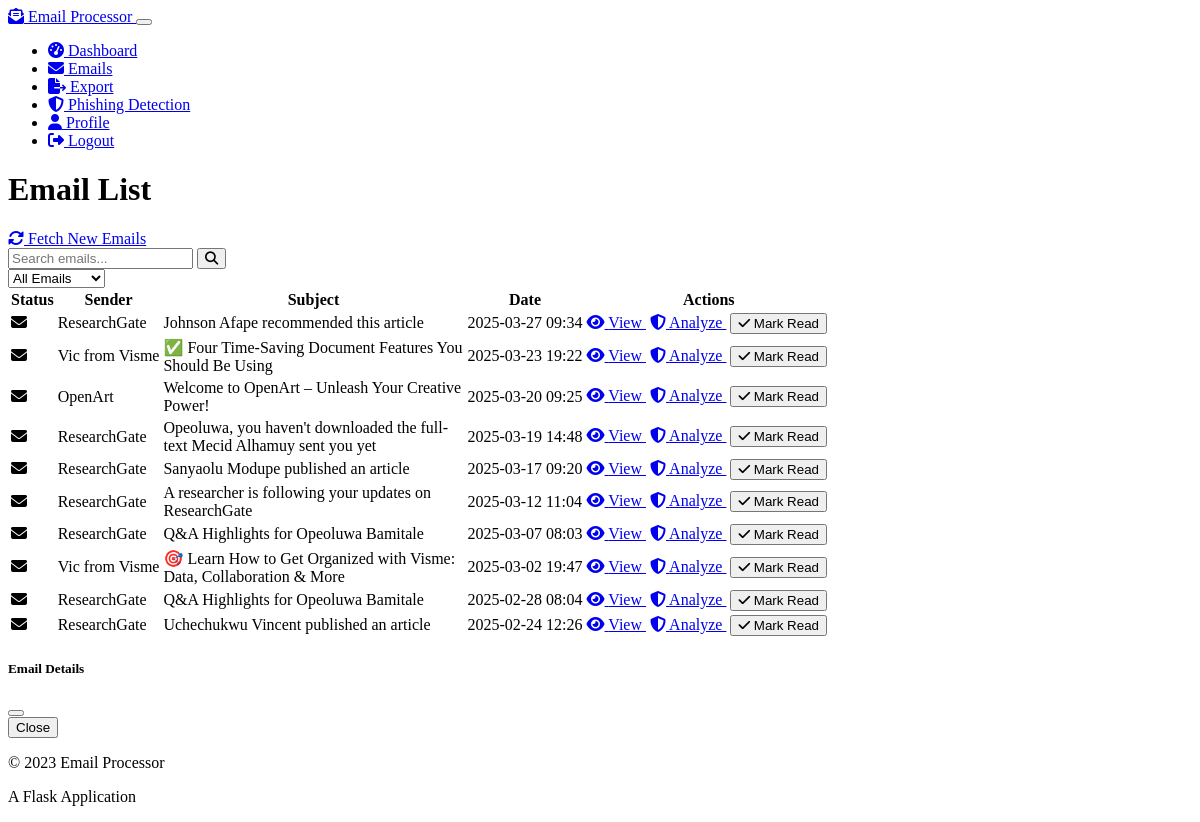
Before: /emails (signed in) with the older database file.
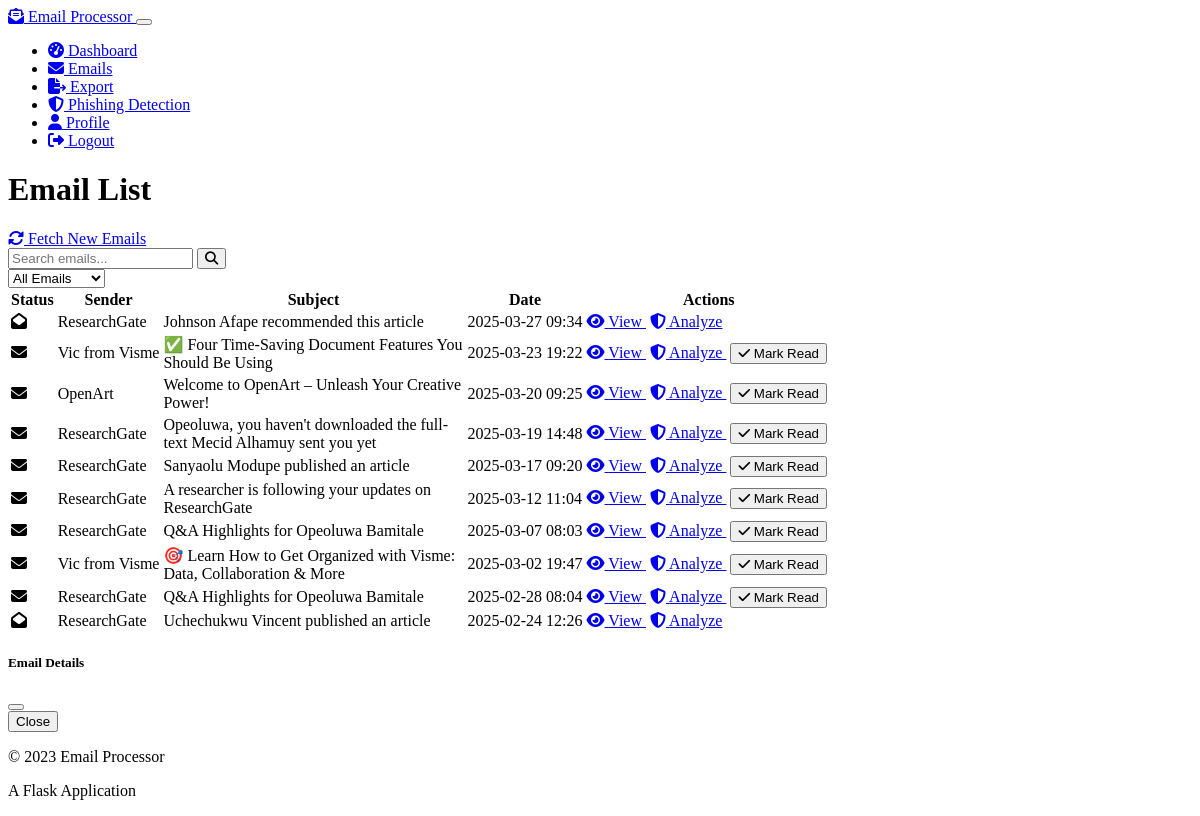
After: the same page with the newer database file.
### models.py (models this page shows, shortened)
class Email(db.Model):
    id = db.Column(db.Integer, primary_key=True)
    user_id = db.Column(db.Integer, db.ForeignKey('user.id'), nullable=False)
    message_id = db.Column(db.String(256), nullable=False)
    sender = db.Column(db.String(120), nullable=False)
    sender_name = db.Column(db.String(120))
    recipient = db.Column(db.String(120), nullable=False)
    subject = db.Column(db.String(512))
    body_text = db.Column(db.Text)
    body_html = db.Column(db.Text)
    body_cleaned = db.Column(db.Text)
    date_received = db.Column(db.DateTime)
    date_processed = db.Column(db.DateTime, default=datetime.utcnow)
    is_read = db.Column(db.Boolean, default=False)

### email_processor.py (the view)
@email_processor_bp.route("/emails")
@login_required
def emails_list():
    page = request.args.get('page', 1, type=int)
    per_page = request.args.get('per_page', 10, type=int)
    emails_pagination = Email.query.filter_by(user_id=current_user.id)\
        .order_by(Email.date_received.desc())\
        .paginate(page=page, per_page=per_page, error_out=False)
    return render_template('emails.html', emails=emails_pagination)

### app.py (called while the page is built)
@login_manager.user_loader
def load_user(user_id):
    from models import User
    return User.query.get(int(user_id))

### templates/emails.html (shortened to what the changed rows need)
{% extends 'base.html' %}
{% block content %}
<div class="row mb-4">
    <div class="col-md-8">
        <h1 class="mb-4">Email List</h1>
    </div>
</div>
<div class="card bg-dark">
    <div class="card-body">
        <div class="table-responsive">
            <table class="table table-hover">
                <thead>
                    <tr>
                        <th scope="col">Status</th>
                        <th scope="col">Sender</th>
                        <th scope="col">Subject</th>
                        <th scope="col">Date</th>
                        <th scope="col">Actions</th>
                    </tr>
                </thead>
                <tbody>
                    {% if emails.items %}
                        {% for email in emails.items %}
                            <tr class="{{ 'table-primary' if not email.is_read else '' }}">
                                <td>
                                    {% if email.is_read %}
                                        <i class="fas fa-envelope-open text-muted" title="Read"></i>
                                    {% else %}
                                        <i class="fas fa-envelope text-primary" title="Unread"></i>
                                    {% endif %}
                                </td>
                                <td>{{ email.sender_name or email.sender }}</td>
                                <td class="text-truncate" style="max-width: 300px;">{{ email.subject }}</td>
                                <td>{{ email.date_received.strftime("%Y-%m-%d %H:%M") if email.date_received else "Unknown" }}</td>
                                <td>
                                    <a href="{{ url_for('email_processor_bp.email_detail', email_id=email.id) }}" class="btn btn-sm btn-primary">
                                        <i class="fas fa-eye"></i> View
                                    </a>
                                    <a href="{{ url_for('phishing_detector_bp.phishing_details', email_id=email.id) }}" class="btn btn-sm btn-outline-danger analyze-phishing-btn" data-email-id="{{ email.id }}">
                                        <i class="fas fa-shield-alt"></i> Analyze
                                    </a>
                                    {% if not email.is_read %}
                                        <button class="btn btn-sm btn-outline-success mark-read-btn" data-email-id="{{ email.id }}">
                                            <i class="fas fa-check"></i> Mark Read
                                        </button>
                                    {% endif %}
                                </td>
                            </tr>
                        {% endfor %}
                    {% else %}
                        <tr>
                            <td colspan="5" class="text-center">
                                <p class="my-3">No emails found. Click "Fetch New Emails" to retrieve your emails.</p>
                            </td>
                        </tr>
                    {% endif %}
                </tbody>
            </table>
        </div>
    </div>
</div>
{% endblock %}

Changed rows visible on the page:
changed Email "Johnson Afape recommended this article": no longer shows "Mark Read"
changed Email "Uchechukwu Vincent published an article": no longer shows "Mark Read"
